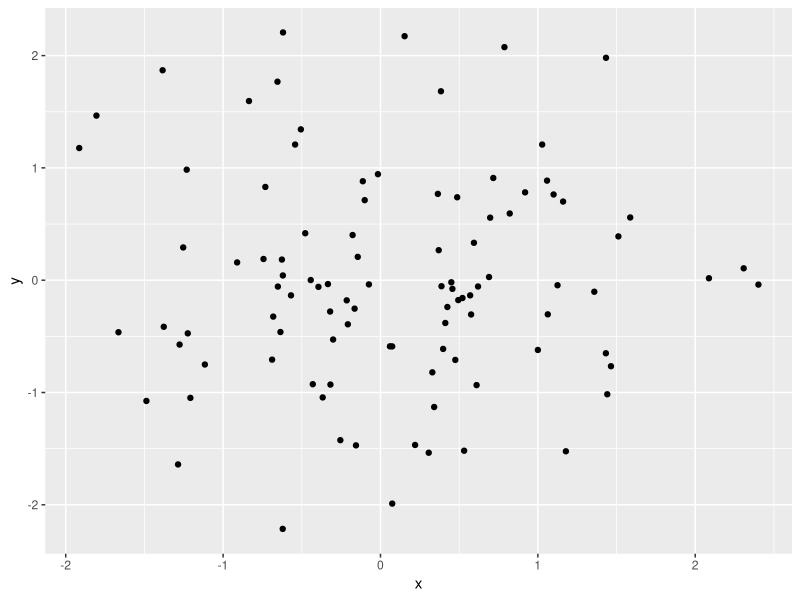
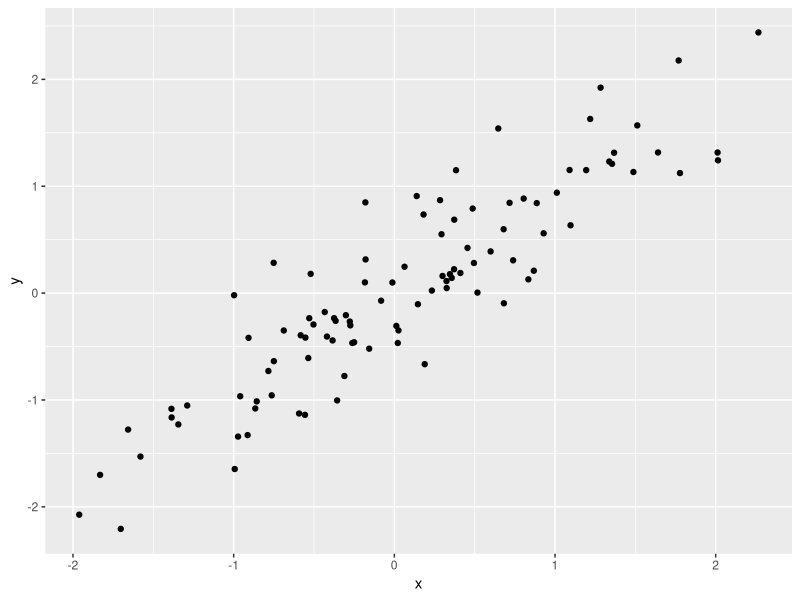
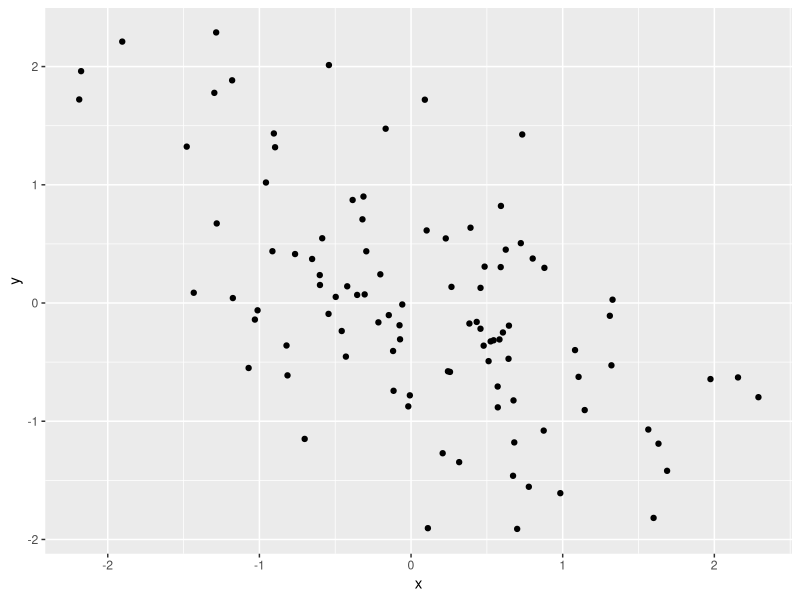
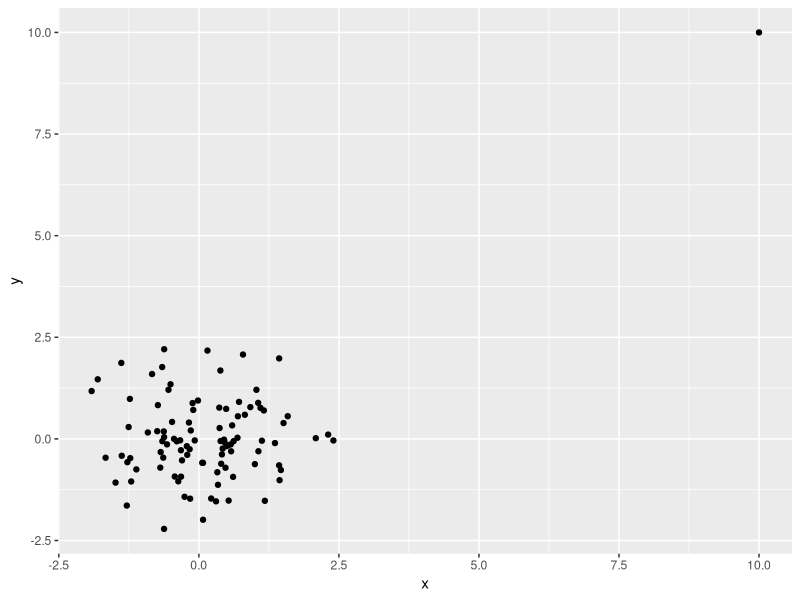
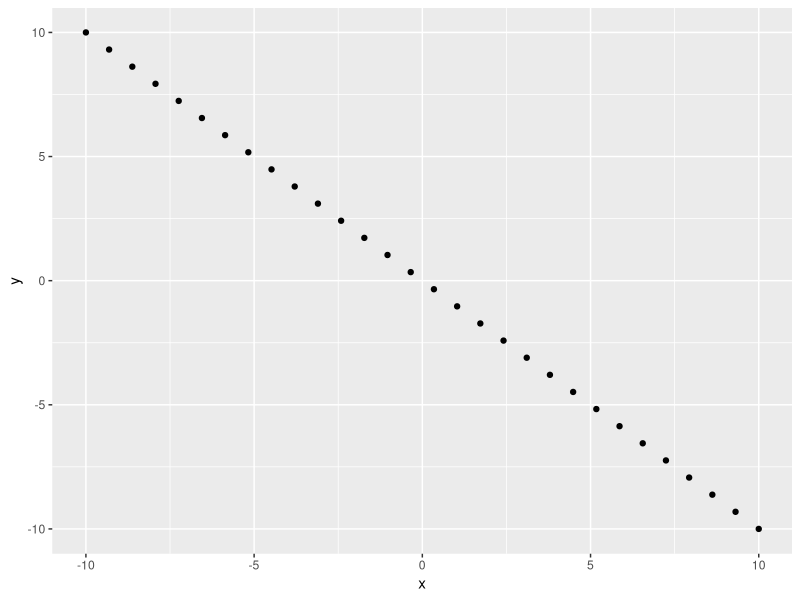
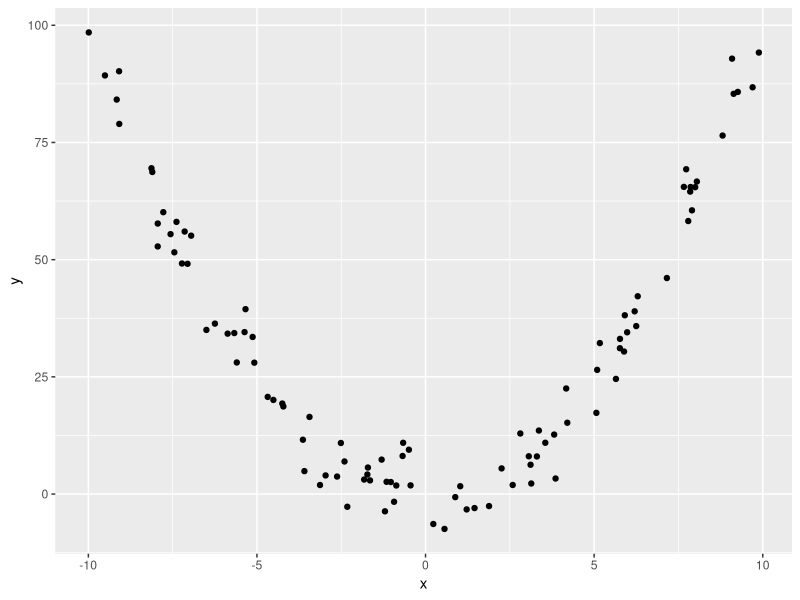
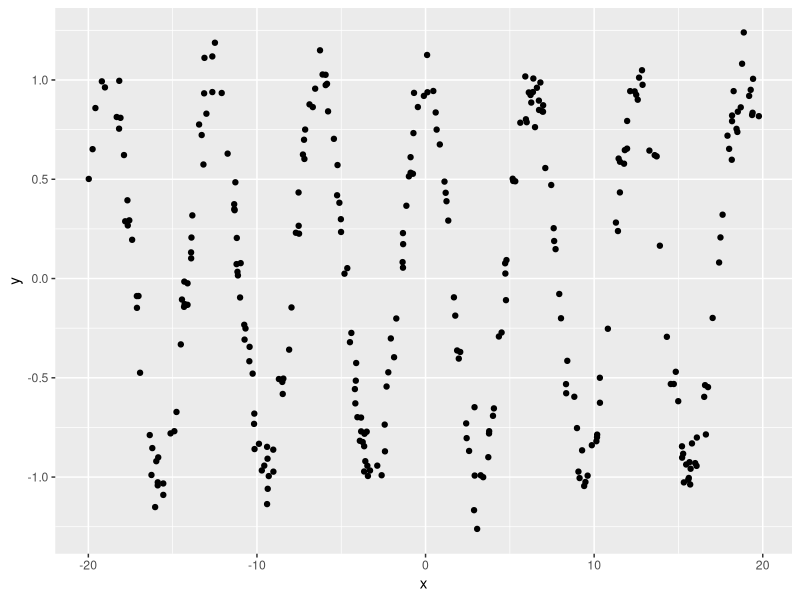
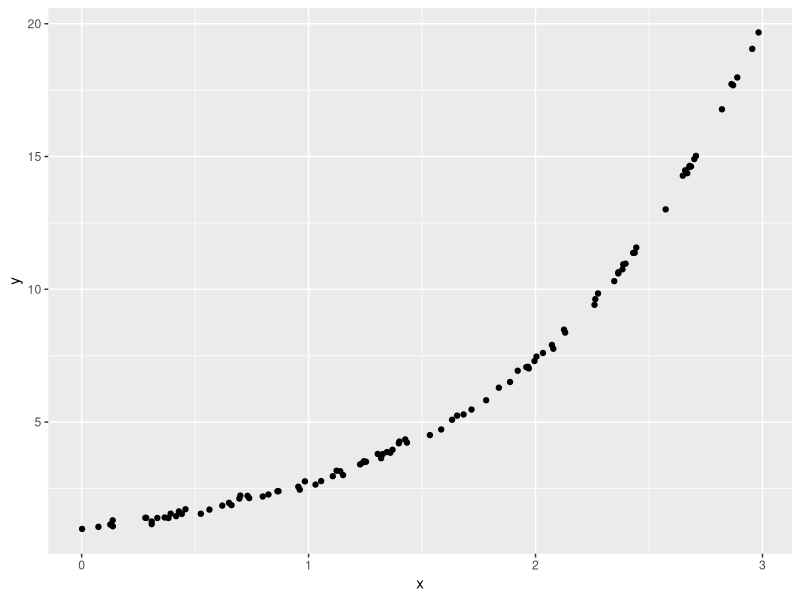

Write the R code that produced these figures, in order.
## ---- chunk 1
knitr::opts_chunk$set(echo = FALSE)
require(ggplot2)
require(dplyr)
require(tidyr)
require(mvtnorm)
## ---- chunk 2
set.seed(1)

n <- 100
mu <- c(0, 0)
sigma <- matrix(
  c(1, 0,
    0, 1),
  nrow = 2)
temp <- rmvnorm(n, mean = mu, sigma = sigma)
example <- data.frame(
  x = temp[, 1],
  y = temp[, 2]
)
## ---- chunk 3
ggplot(data = example, mapping = aes(x = x, y = y)) +
  geom_point()
## ---- chunk 4
example %>%
  cor()
## ---- chunk 5
set.seed(1)

n <- 100
mu <- c(0, 0)
sigma <- matrix(
  c(1, 0.9,
    0.9, 1),
  nrow = 2)
temp <- rmvnorm(n, mean = mu, sigma = sigma)
example <- data.frame(
  x = temp[, 1],
  y = temp[, 2]
)
## ---- chunk 6
ggplot(data = example, mapping = aes(x = x, y = y)) +
  geom_point()
## ---- chunk 7
example %>%
  cor()
## ---- chunk 8
set.seed(1)

n <- 100
mu <- c(0, 0)
sigma <- matrix(
  c(1, -0.6,
    -0.6, 1),
  nrow = 2)
temp <- rmvnorm(n, mean = mu, sigma = sigma)
example <- data.frame(
  x = temp[, 1],
  y = temp[, 2]
)
## ---- chunk 9
ggplot(data = example, mapping = aes(x = x, y = y)) +
  geom_point()
## ---- chunk 10
example %>%
  cor()
## ---- chunk 11
set.seed(1)

n <- 100
mu <- c(0, 0)
sigma <- matrix(
  c(1, 0,
    0, 1),
  nrow = 2)
temp <- rmvnorm(n, mean = mu, sigma = sigma)
temp <- rbind(temp, matrix(c(10, 10), nrow = 1))

example <- data.frame(
  x = temp[, 1],
  y = temp[, 2]
)
## ---- chunk 12
ggplot(data = example, mapping = aes(x = x, y = y)) +
  geom_point()
## ---- chunk 13
example %>%
  cor()
## ---- chunk 14
set.seed(1)

n <- 30
example <- data.frame(
  x = seq(from = -10, to = 10, length = n),
  y = seq(from = 10, to = -10, length = n)
)
## ---- chunk 15
ggplot(data = example, mapping = aes(x = x, y = y)) +
  geom_point()
## ---- chunk 16
example %>%
  cor()
## ---- chunk 17
set.seed(123)

n <- 100
example <- data.frame(
  x = runif(n, -10, 10)
)
example$y <- example$x^2 + rnorm(n, mean = 0, sd = 5)
## ---- chunk 18
ggplot(data = example, mapping = aes(x = x, y = y)) +
  geom_point()
## ---- chunk 19
example %>%
  cor()
## ---- chunk 20
set.seed(123)

n <- 300
example <- data.frame(
  x = runif(n, -20, 20)
)
example$y <- cos(example$x) + rnorm(n, 0, 0.1)
## ---- chunk 21
ggplot(data = example, mapping = aes(x = x, y = y)) +
  geom_point()
## ---- chunk 22
example %>%
  cor()
## ---- chunk 23
set.seed(123)

n <- 100
example <- data.frame(
  x = runif(n, 0, 3)
)
example$y <- exp(example$x) + rnorm(n, 0, 0.1)
## ---- chunk 24
ggplot(data = example, mapping = aes(x = x, y = y)) +
  geom_point()
## ---- chunk 25
example %>%
  cor()
